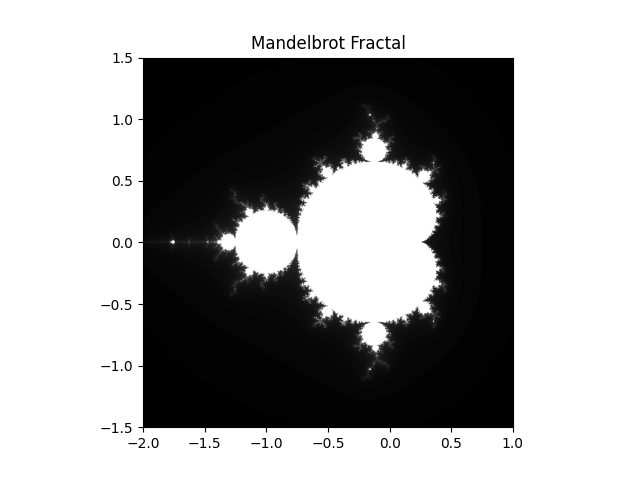

This chart was generated by the following Python code:
####################################################
#         mandelbrot.py                            #
####################################################
import numpy as np
import matplotlib.pyplot as plt

# Method to check if a given complex number converges or diverges based on Mandelbrot relation
# -1 if converges, iteration count at divergence if diverges
def check_convergence(complex_val):
    NMAX = 100
    THRESHOLD = 50
    z = complex_val
    for i in range(NMAX):
        if abs(z) > THRESHOLD:
            return i
        z = z**2 + complex_val
    return -1
        


# create grid
GRIDSIZE=500
x, y = np.mgrid[-2:1:500j, -1.5:1.5:500j]
c_grid = x + 1j*y

# initialize mandelbrot mask grid as zeros
mandelbrot_mask = np.zeros(shape=(GRIDSIZE,GRIDSIZE))

# for every complex number in the grid, use custom function to determine convergence
# and store associated value in mandelbrot_mask
for i in range(c_grid.shape[0]):
    for j in range(c_grid.shape[1]):
        mandelbrot_mask[i][j] = check_convergence(c_grid[i][j])

# If the mask has -1 at any index to indicate convergence, change value to 100 for pure white
mandelbrot_mask = np.where(mandelbrot_mask > 0, mandelbrot_mask, 100)

# Generate image of the fractal using the mandelbrot_mask and save
plt.imshow(mandelbrot_mask.T, extent=[-2,1,-1.5,1.5])
plt.gray()
plt.title("Mandelbrot Fractal")
plt.savefig('mandelbrot.png')
plt.show()